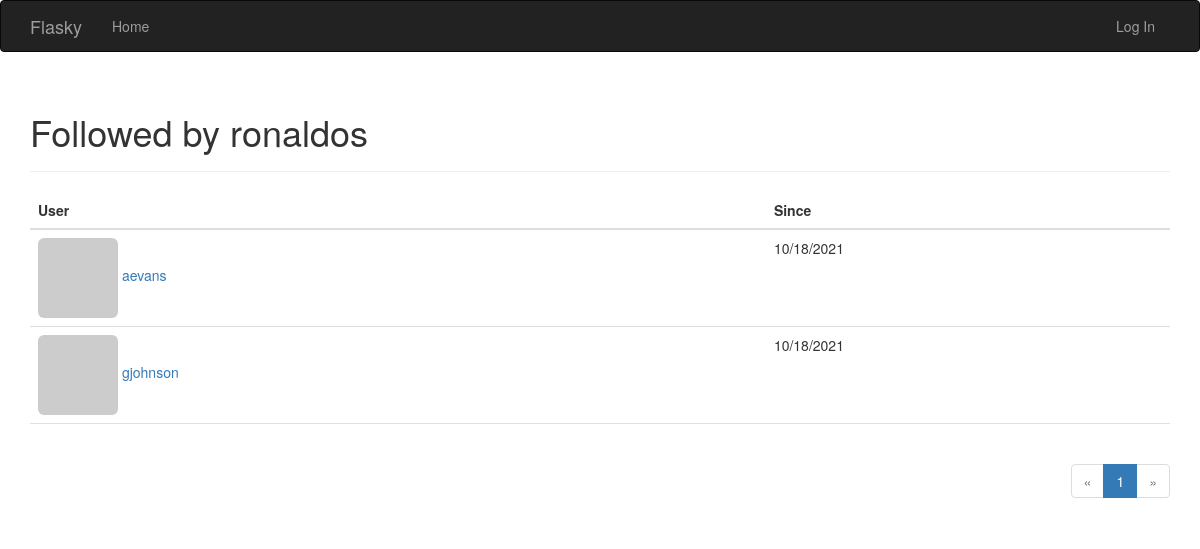
/followed_by/ronaldos, run on an earlier commit of the app's database.
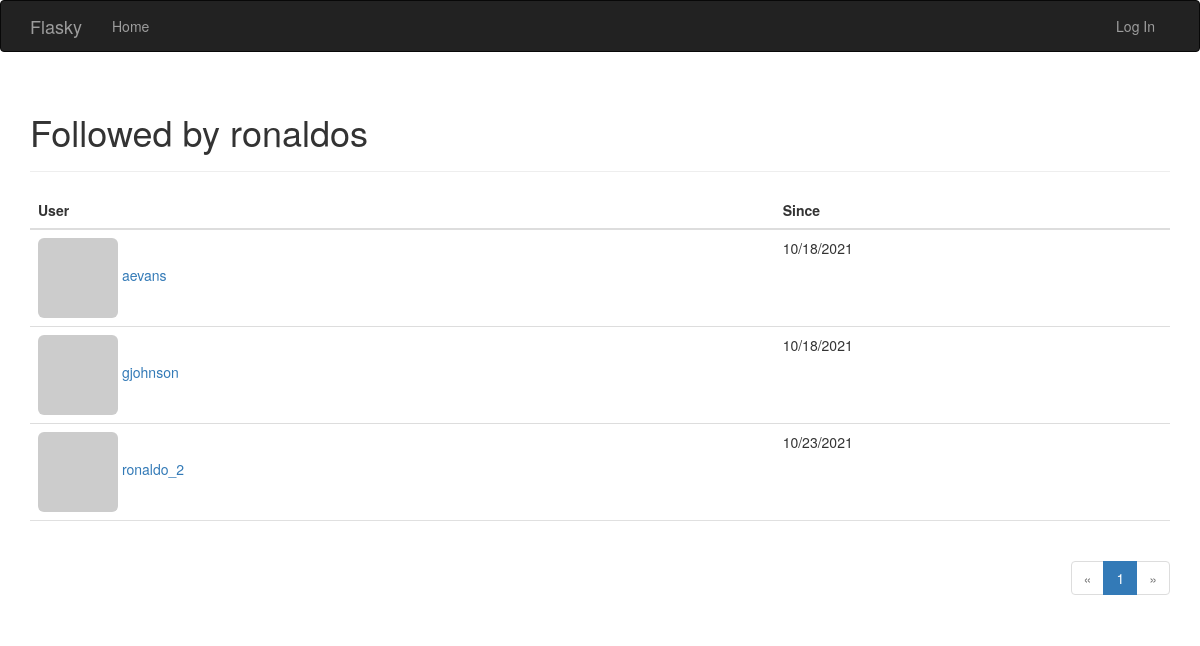
And on a later commit of the database.
### app/models.py (models this page shows, shortened)
class User(UserMixin, db.Model):
    __tablename__ = 'users'
    id = db.Column(db.Integer, primary_key=True)
    email = db.Column(db.String(64), unique=True, index=True)
    username = db.Column(db.String(64), unique=True, index=True)
    role_id = db.Column(db.Integer, db.ForeignKey('roles.id'))
    password_hash = db.Column(db.String(128))
    confirmed = db.Column(db.Boolean, default=False)
    name = db.Column(db.String(64))
    location = db.Column(db.String(64))
    about_me = db.Column(db.Text())
    member_since = db.Column(db.DateTime(), default=datetime.utcnow)
    last_seen = db.Column(db.DateTime(), default=datetime.utcnow)
    avatar_hash = db.Column(db.String(32))
    posts = db.relationship('Post', backref='author', lazy='dynamic')
    followed = db.relationship('Follow',
                               foreign_keys=[Follow.follower_id],
                               backref=db.backref('follower', lazy='joined'),
                               lazy='dynamic',
                               cascade='all, delete-orphan')
    followers = db.relationship('Follow',
                                foreign_keys=[Follow.followed_id],
                                backref=db.backref('followed', lazy='joined'),
                                lazy='dynamic',
                                cascade='all, delete-orphan')
    comments = db.relationship('Comment', backref='author', lazy='dynamic')
    @property
    def password(self):
        raise AttributeError('password is not a readable attribute')
    def gravatar(self, size=100, default='identicon', rating='g'):
        url = 'https://secure.gravatar.com/avatar'
        hash = self.avatar_hash or self.gravatar_hash()
        return '{url}/{hash}?s={size}&d={default}&r={rating}'.format(
            url=url, hash=hash, size=size, default=default, rating=rating)

class Follow(db.Model):
    __tablename__ = 'follows'
    follower_id = db.Column(db.Integer, db.ForeignKey('users.id'),
                            primary_key=True)
    followed_id = db.Column(db.Integer, db.ForeignKey('users.id'),
                            primary_key=True)
    timestamp = db.Column(db.DateTime, default=datetime.utcnow)

### app/main/views.py (the view)
@main.route('/followed_by/<username>')
def followed_by(username):
    user = User.query.filter_by(username=username).first()
    if user is None:
        flash('Invalid user.')
        return redirect(url_for('.index'))
    page = request.args.get('page', 1, type=int)
    pagination = user.followed.paginate(
        page, per_page=current_app.config['FLASKY_FOLLOWERS_PER_PAGE'],
        error_out=False)
    follows = [{'user': item.followed, 'timestamp': item.timestamp}
               for item in pagination.items]
    return render_template('followers.html', user=user, title="Followed by",
                           endpoint='.followed_by', pagination=pagination,
                           follows=follows)

### app/auth/views.py (called while the page is built)
@auth.before_app_request
def before_request():
    if current_user.is_authenticated:
        current_user.ping()
        if not current_user.confirmed \
                and request.endpoint \
                and request.blueprint != 'auth' \
                and request.endpoint != 'static':
            return redirect(url_for('auth.unconfirmed'))

### app/main/__init__.py (called while the page is built)
@main.app_context_processor
def inject_permissions():
    return dict(Permission=Permission)

### app/models.py (called while the page is built)
    def can(self, permissions):
        return False

### app/templates/followers.html (shortened to what this page needs)
{% extends "base.html" %}
{% import "_macros.html" as macros %}
{% block page_content %}
<div class="page-header">
    <h1>{{ title }} {{ user.username }}</h1>
</div>
<table class="table table-hover followers">
    <thead><tr><th>User</th><th>Since</th></tr></thead>
    {% for follow in follows %}
    {% if follow.user != user%}
    <tr>
        <td>
            <a href="{{ url_for('.user', username = follow.user.username) }}">
                <img class="img-rounded" src="{{ follow.user.gravatar(size=32) }}">
                {{ follow.user.username }}
            </a>
        </td>
        <td>{{ moment(follow.timestamp).format('L') }}</td>
    </tr>
    {% endif %}
    {% endfor %}
</table>
<div class="pagination">
    {{ macros.pagination_widget(pagination, endpoint, username = user.username) }}
</div>
{% endblock %}

### app/templates/base.html (shortened to what this page needs)
{% extends "bootstrap/base.html" %}
{% block head %}
{{ super() }}
<link rel="stylesheet" type="text/css" href="{{ url_for('static', filename='styles.css') }}">
{% endblock %}
{% block navbar %}
<div class="navbar navbar-inverse" role="navigation">
    <div class="container">
        <div class="navbar-header">
            <a class="navbar-brand" href="{{ url_for('main.index') }}">Flasky</a>
        </div>
        <div class="navbar-collapse collapse">
            <ul class="nav navbar-nav">
                <li><a href="{{ url_for('main.index') }}">Home</a></li>
            </ul>
            <ul class="nav navbar-nav navbar-right">
                {% if current_user.is_authenticated %}
                <li class="dropdown">
                    <a href="#" class="dropdown-toggle" data-toggle="dropdown">
                        <img src="{{ current_user.gravatar(size=18) }}">
                        Account <b class="caret"></b>
                    </a>
                    <ul class="dropdown-menu">
                        <li><a href="{{ url_for('auth.change_password') }}">Change Password</a></li>
                        <li><a href="{{ url_for('auth.change_email_request') }}">Change Email</a></li>
                        <li><a href="{{ url_for('auth.logout') }}">Log Out</a></li>
                    </ul>
                </li>
                {% else %}
                <li><a href="{{ url_for('auth.login') }}">Log In</a></li>
                {% endif %}
            </ul>
        </div>
    </div>
</div>
{% endblock %}
{% block content %}
<div class="container">
    {% block page_content %}{% endblock %}
</div>
{% endblock %}

### app/templates/_macros.html
{% macro pagination_widget(pagination, endpoint, fragment='') %}
<ul class="pagination">
    <li {% if not pagination.has_prev %} class="disabled"{% endif %}>
        <a href="{% if pagination.has_prev %}{{ url_for(endpoint, page=pagination.prev_num, **kwargs) }}{{ fragment }}{% else %}#{% endif %}">
            &laquo;
        </a>
    </li>
    {% for p in pagination.iter_pages() %}
        {% if p %}
            {% if p == pagination.page %}
            <li class="active">
                <a href="{{ url_for(endpoint, page = p, **kwargs) }}{{ fragment }}">{{ p }}</a>
            </li>
            {% else %}
            <li>
                <a href="{{ url_for(endpoint, page = p, **kwargs) }}{{ fragment }}">{{ p }}</a>
            </li>
            {% endif %}
        {% else %}
        <li class="disabled"><a href="#">&hellip;</a></li>
        {% endif %}
    {% endfor %}
    <li {% if not pagination.has_next %} class="disabled"{% endif %}>
        <a href="{% if pagination.has_next %}{{ url_for(endpoint, page=pagination.next_num, **kwargs) }}{{ fragment }}{% else %}#{% endif %}">
            &raquo;
        </a>
    </li>
</ul>
{% endmacro %}

### app/static/styles.css (style rules this page uses)
div.pagination { width: 100%; text-align: right; padding: 0px; margin: 0px; }
.table.followers tr { border-bottom: 1px solid #e0e0e0; }

What changed in the data, as far as the page shows it:
added User: user.username "ronaldo_2"
added Follow: timestamp "10/23/2021"
